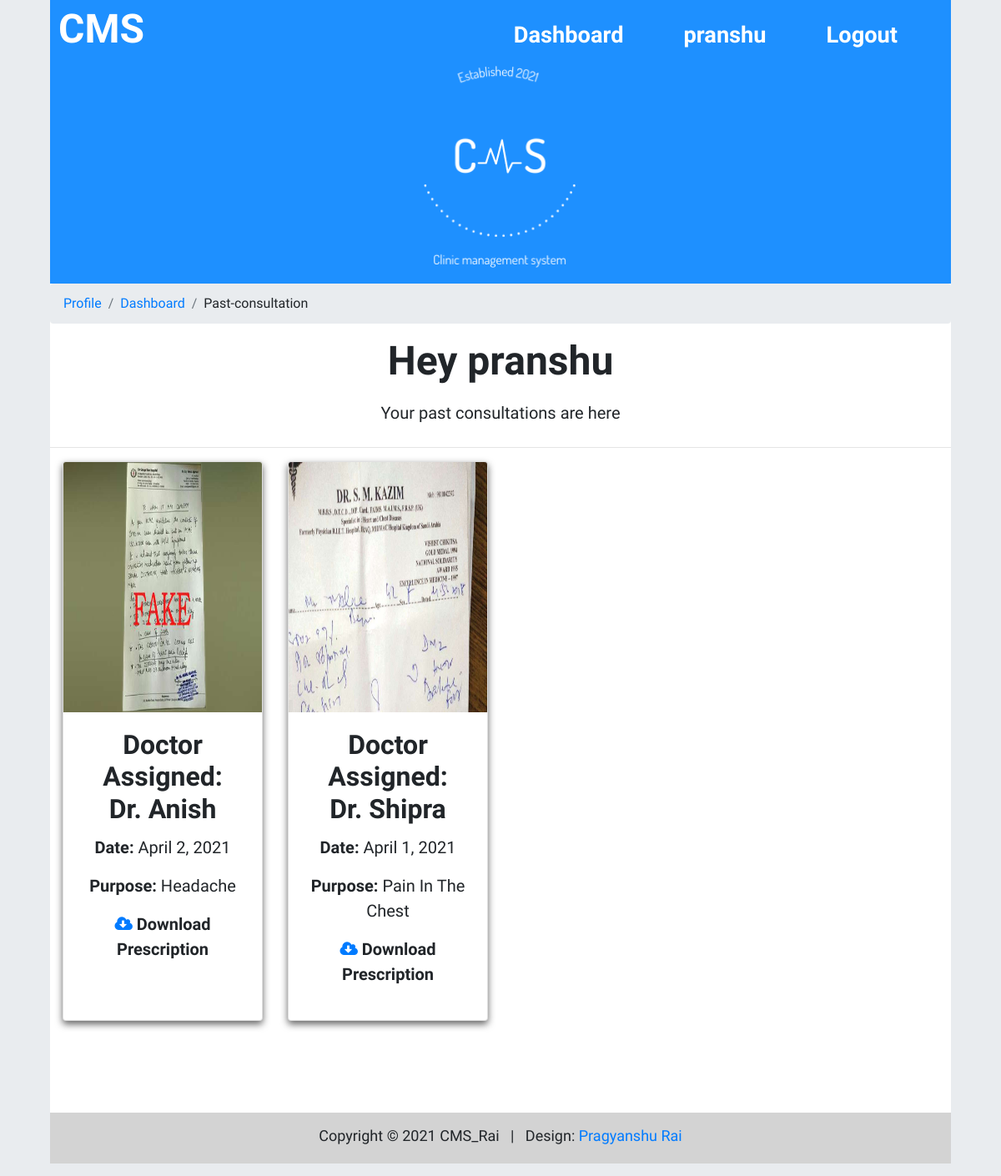
Page /cms/past-consult/ (signed in) on the committed database.
### cms/models.py (models this page shows, shortened)
class Details(models.Model):
    contact = models.ForeignKey(Contact, on_delete=models.CASCADE)
    doctor = models.ForeignKey(Doctor, on_delete=models.CASCADE)
    date_of_visit = models.DateField(auto_now_add=False, auto_now=False, blank=True)
    purpose = models.CharField(max_length=30, default="General Check up")
    detail = models.ImageField(null=True)

class Doctor(models.Model):
    name = models.CharField(max_length=80)
    age = models.CharField(max_length=4)
    gender = models.CharField(max_length=6, default="other")
    experience = models.CharField(max_length=4)
    domain = models.CharField(max_length=30)
    office_number = models.CharField(max_length=11)
    """slots = models.CharField(max_length=7, default="")

    def set_slot(self, slot):

        self.slots=slot

    def add_slot(self, slot):

        self.slots=self.slots+slot"""

### cms/views.py (the view)
# urls.py: path('past-consult/', views.pastconsult, name='pastconsult'),
def pastconsult(request):
    global stuff
    modifySession(request)
    if request.user.is_authenticated == True:
        contact = Contact.objects.get(user=request.user)
        stuff['records'] = Details.objects.filter(contact=contact)
        return render(request, 'cms/pastconsult.html', stuff)
    return render(request, 'cms/forbid.html', stuff)

### cms/viewsUtil.py (called while the page is built)
def modifySession(request):
    if 'user' not in request.session:
        auth.logout(request)
        print("logout")
        return False
    request.session.modified = True
    return request

### templates/cms/pastconsult.html
{% extends 'cms/base.html' %}
{% load static %}
            {% block breadcrumbs %}
                {% if user.is_authenticated %}
                <li class="breadcrumb-item"><a href="{% url 'profile' %}">Profile</a></li>
                <li class="breadcrumb-item"><a href="{% url 'dashboard' %}">Dashboard</a></li>
                <li class="breadcrumb-item">Past-consultation</li>
                {% endif %}
            {% endblock %}
{% block main_block %}
   <main class="main-body">
	    <header class="row welcome-section">
            <div class="col-lg-12 text-center contain">
				<h1><strong>Hey {{user.first_name}}</strong></h1>
            </div>
            <div class="col-lg-1">
            </div>
            <div class="col-lg-10 text-center">
		    <p class="main-content">Your past consultations are here</p>
            </div>
            <div class="col-lg-1">
            </div>
	    </header>
        <hr />
		<div class="container-fluid">
            <div class="row text-center">
                {% if records|length < 1 %}
                    <div class="col-lg-12">
                        <div class="card pointer">
                            <img src="{% static 'cms/img/nodata.svg' %}" class="card-img-top gradient" height="400px"/>
                            <div class="card-body">
                                <p class="card-title pointer side-content" ><b>No Past Consultations!</b></p>
                            </div>
                        </div>
                    </div>
                {% else %}
                {% for record in records %}
                    <div class="col-lg-3 add-btm-margin">
                        <div class="card pointer">
                            <img src="{% static record.detail.url %}" class="card-img-top" height="300px;"/>
                        <div class="card-body">
                            <h2 class="card-title pointer" ><b>Doctor Assigned:<br/> {{record.doctor.name}}</b></h2>
                            <p class="card-text bio pointer" ><b>Date: </b>{{record.date_of_visit}}</p>
                            <p class="card-text bio pointer" ><b>Purpose: </b>{{record.purpose}}</p>
                            <p class="card-text bio pointer" ><b><a href="{% static record.detail.url %}" class="fa fa-cloud-download" download></a> Download Prescription</b></p>
                        </div>
                        </div>
                    </div>
                {% endfor %}
                {% endif %}
            </div>
    <div class="space"></div>
    </main>
{% endblock %}

### templates/cms/base.html (shortened to what this page needs)
{% load static %}
<!DOCTYPE html>
<html lang="en">
<head>
    <link rel="stylesheet" href="https://cdn.jsdelivr.net/npm/bootstrap@4.6.0/dist/css/bootstrap.min.css"
>
    <link rel="stylesheet" href="https://use.fontawesome.com/releases/v5.7.0/css/all.css"
>
    <link rel="stylesheet" href="https://cdnjs.cloudflare.com/ajax/libs/font-awesome/4.7.0/css/font-awesome.min.css">
    <link href="{% static 'cms/css/style.css' %}" rel="stylesheet" />
</head>
{% if user.is_authenticated %}
<body class="container-auto-mid" onload="main();">
    {% else %}
    <body class="container-auto-mid">
        {% endif %}
        <nav class="navbar navbar-expand-md">
            <a href="#" class="navbar-brand brand-name" onclick="logoAnimate();" data-toggle="tooltip" dataplacement="right">
                <h1 style="color:white;" title="Click to watch an amazing animation"><strong>CMS</strong></h1>
            </a>
            <ul class="navbar-nav list-unstyled justify-content-end">
                {% if user.is_authenticated %}
                <li class="nav-item nav-link navbar-right">
                    <div class="link">
                        <div class="line">
                        </div>
                        <a href="{% url 'dashboard' %}"><b>
                                <h3><span> Dashboard </span> </h3>
                            </b></a>
                    </div>
                </li>
                <li class="nav-item nav-link navbar-right">
                    <div class="link">
                        <div class="line">
                        </div>
                        <a href="{% url 'profile' %}"><b>
                                <h3><span> {{user.first_name}}</span> </h3>
                            </b></a>
                    </div>
                </li>
                <li class="nav-item nav-link navbar-right">
                    <div class="link">
                        <div class="line">
                        </div>
                        <a href="{% url 'logout' %}"><b>
                                <h3><span> Logout</span> </h3>
                            </b></a>
                    </div>
                </li>
                {% endif %}
            </ul>
        </nav>
        <div class="page-header">
            <div class="header">
                <img src="{% static 'cms/img/CMS_dodgerblue.png' %}" width="200px;" class=" cms_logo " />
            </div>
        </div>
        <div class="full-width">
            <ol class="breadcrumb">
                {% block breadcrumbs %}
                {% endblock %}
            </ol>
        </div>
        {% block main_block %}
        {% endblock %}
        <div class="space"></div>
        <div class="footer">
            <footer class="text-center">
                <p class="footer-body">Copyright &copy; 2021 CMS_Rai &nbsp;
                    | &nbsp; Design: <a rel="nofollow" class="link" href="{% url 'aboutme' %}">Pragyanshu Rai</a></p>
            </footer>
        </div>
    </body>
</html>

### static/cms/css/style.css (style rules this page uses)
html { scroll-behavior: smooth; background-color: #e9ecef; }
body { font-family: 'Ubuntu', sans-serif; }
.container-auto-mid { max-width: 90%; margin: 0 auto; }
h1 { font-size: 3rem; }
h3 { font-size: 1.7rem; font-weight: bold; }
a { margin: 0 auto; }
.space { height: 40px; }
.navbar-expand-md .navbar-nav .nav-link { padding-right: 4rem; }
.navbar { padding: 0; margin-top: -15px; margin-bottom: 0; background: #1e90ff; }
.navbar-brand { margin-left: 10px; margin-top: 1rem; }
.navbar-nav { width: 100%; }
.nav-link a { text-decoration: none; color: white; margin-left: 20px; margin-right: 20px; text-align: center; }
.link { cursor: pointer; }
.line { min-height: 2rem; }
.link { margin: 0; }
.nav-link a { margin-left: 0%; margin-right: 0%; }
.header { text-align: center; }
.page-header { margin-top: -10px; width: 100%; background: #1e90ff; color: white; }
.cms_logo { margin-bottom: 10px; }
.add-btm-margin { margin-bottom: 20px; }
.full-width { width: 100%; }
.welcome-section { margin-left: 1.5%; margin-right: 1.5%; width: 97%; margin-bottom: 10px; margin-top: 10px; }
.card { box-shadow: 0 4px 8px 0 #666; margin-bottom: 20px; height: 100%; transition: 0.3s; }
.pointer { cursor: pointer; }
.bio { font-size: 20px; }
.text-center { text-align: center; }
.main-content { margin: 10px; font-size: 20px; }
.main-body { margin-bottom: 10px; }
.footer { font-size: large; padding: 4px; background: lightgray; }
.footer-body { margin-top: 10px; }

### rows in the picture
Details: detail (picture), doctor.name "Dr. Anish", date_of_visit "April 2, 2021", purpose "Headache"
Details: detail (picture), doctor.name "Dr. Shipra", date_of_visit "April 1, 2021", purpose "Pain In The Chest"

### other values in the picture
{{ user.first_name }} "pranshu"
